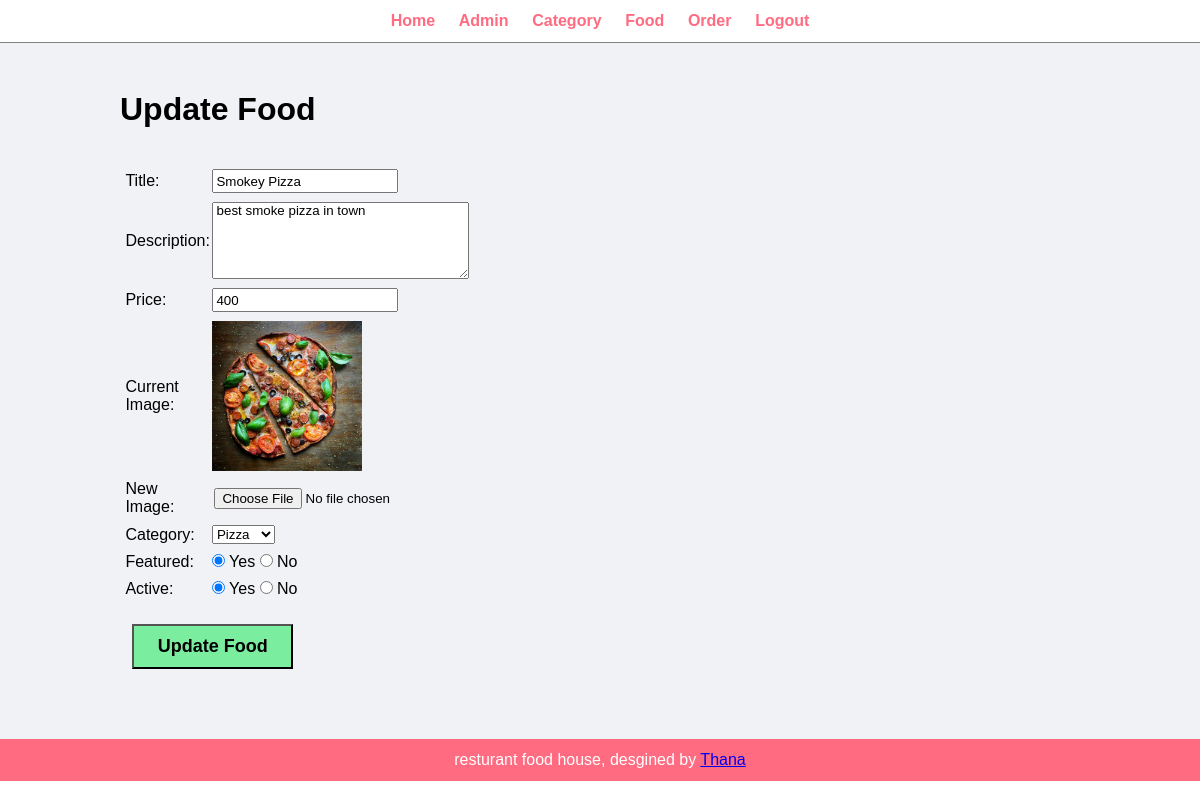
/admin/update-food.php?id=8 (signed in), run on the app's committed database.
### tables this page shows
CREATE TABLE IF NOT EXISTS `tbl_food` (
  `id` int(10) unsigned NOT NULL AUTO_INCREMENT,
  `title` varchar(100) NOT NULL,
  `description` text NOT NULL,
  `price` decimal(10,0) NOT NULL,
  `image_name` varchar(255) NOT NULL,
  `category_id` int(10) unsigned NOT NULL,
  `featured` varchar(10) NOT NULL,
  `active` varchar(10) NOT NULL,
  PRIMARY KEY (`id`)
);

CREATE TABLE IF NOT EXISTS `tbl_category` (
  `id` int(10) unsigned NOT NULL AUTO_INCREMENT,
  `title` varchar(100) NOT NULL,
  `image_name` varchar(255) NOT NULL,
  `featured` varchar(10) NOT NULL,
  `active` varchar(10) NOT NULL,
  PRIMARY KEY (`id`)
);

### admin/update-food.php (the view, shortened to what this page needs)
<?php include('partials/menu.php') ;?>
<div class="main-content">
        <div class="wrapper">
        <h1>Update Food</h1>
        <br><br>
        <?php
            if(isset($_GET['id']))
            {
                $id = $_GET['id'] ;
                $sql2 = "SELECT * FROM tbl_food WHERE id = $id";
                $res2 = mysqli_query($con,$sql2) ;
                if($res2==true){
                    $count = mysqli_num_rows($res2) ;
                    if($count==1){
                       $row2 = mysqli_fetch_array($res2) ;
                       $title= $row2['title'] ;
                       $description= $row2['description'] ;
                       $price= $row2['price'] ;
                       $current_image= $row2['image_name'] ;
                       $current_cate = $row2['category_id'] ;
                       $featured= $row2['featured'] ;
                       $active= $row2['active'] ;
                    }
                    else{
                        $_SESSION['no-food-found'] = "<div class='error'>food not found</div>" ;
                        header("location:".SITEURL.'admin/manage-food.php') ;
                    }
                }
            }
            else
            {
                header("location:".SITEURL.'admin/manage-food.php') ;
            }
        ?>
        <form action="" method="POST" enctype="multipart/form-data">
        <table class="tbl-30">
                <tr>
                    <td>Title: </td>
                    <td>
                    <input type="text" name="title" value="<?php echo $title?>">
                    </td>
               </tr>
               <tr>
                    <td>Description: </td>
                    <td>
                    <textarea name="description"  cols="30" rows="5"><?php echo $description?></textarea>
                    </td>
               </tr>
               <tr>
                    <td>Price: </td>
                    <td>
                    <input type="number" name="price" value="<?php echo $price?>">
                    </td>
               </tr>
               <tr>
                    <td>Current Image:</td>
                    <td>
                        <?php
                            if($current_image!="")
                            {
                                ?>
                                    <img src="<?php echo SITEURL; ?>images/food/<?php echo $current_image ?>"  width="150px">
                                <?php
                            }
                            else
                            {
                                echo "<div class='error'>Image Not Added</div>";
                            }
                        ?>
                    </td>
               </tr>
               <tr>
                    <td>New Image:</td>
                    <td>
                    <input type="file" name="image" >
                    </td>
               </tr>
               <tr>
                    <td>Category: </td>
                    <td>
                   <select name="category">
                   <?php
                    $sql ="SELECT * FROM tbl_category WHERE active ='Yes'" ;
                    $res = mysqli_query($con , $sql) ;
                    $count = mysqli_num_rows($res) ;
                    if($count > 0){
                        while($row = mysqli_fetch_assoc($res))
                        {
                            $cate_title = $row['title'] ;
                            $cate_id = $row['id'] ;
                            ?>
                            <option <?php if($current_cate == $cate_id){echo "selected" ;} ?> value="<?php echo $cate_id;  ?>"><?php echo $cate_title; ?></option>
                          <?php
                        }
                    }
                    else{
                        echo "<option value='0'>Category Not Avilable</option>" ;
                    }
                   ?>
                   </select>
                    </td>
               </tr>
               <tr>
                    <td>Featured: </td>
                    <td>
                    <input <?php if($featured=="Yes"){echo "checked";} ?> type="radio" name="featured" value="Yes"> Yes
                    <input <?php if($featured=="No"){echo "checked";} ?> type="radio" name="featured" value="No"> No
                    </td>
               </tr>
               <tr>
                    <td>Active: </td>
                    <td>
                    <input <?php if($active=="Yes"){echo "checked";} ?> type="radio" name="active" value="Yes"> Yes
                    <input <?php if($active=="No"){echo "checked";} ?> type="radio" name="active" value="No"> No
                    </td>
               </tr>
               <tr>
                       <td colspan="2">
                        <input id="submit" type="submit" name="submit" value="Update Food" class="btn-secondary">
                       </td>
                   </tr>
        </table>
        </form>
    </div>
</div>
<?php include('partials/footer.php'); ?>

### css/admin-style.css (style rules this page uses)
* { margin: 0; padding: 0; font-family: Arial, Helvetica, sans-serif; }
.wrapper { padding: 1%; width: 80%; margin: 0 auto; }
.tbl-30 { width: 30%; }
table tr td { padding: 1%; }
.btn-secondary { background-color: #7bed9f; padding: 1%; color: black; text-decoration: none; font-weight: bold; }
input { padding: 1%; }
#submit { padding: 3% 7%; margin: 5% 2%; font-weight: bolder; font-size: large; }
.main-content { background-color: #f1f2f6; padding: 3% 0; }

### data on the page
tbl_food: title "Smokey Pizza", description "best smoke pizza in town", price "400", image_name (picture), category "Pizza", featured "☑", active "☑"
